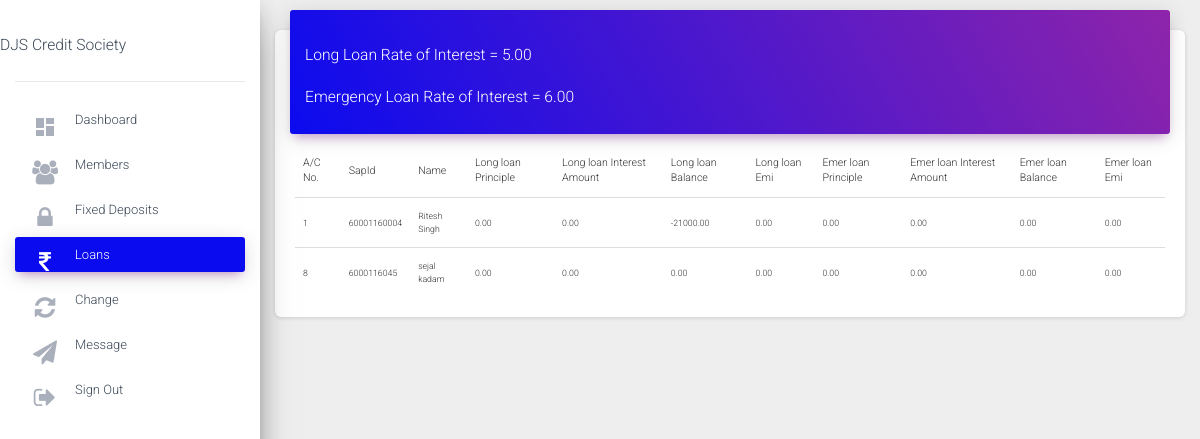
Page /csadmin/loans (signed in) on the earlier database version.
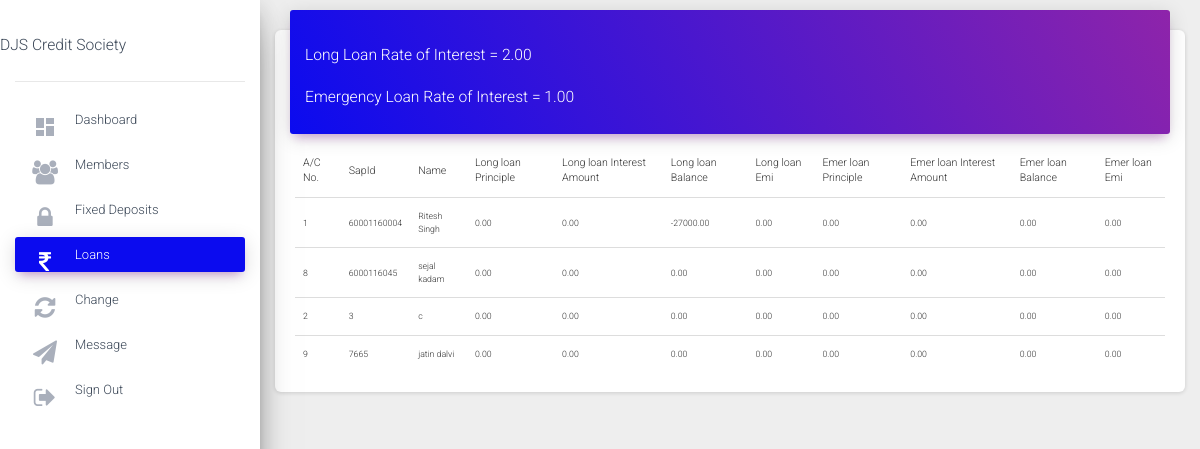
Same page on the later database version.
### status/models.py (models this page shows, shortened)
class interests(models.Model):
    sharedividend=models.DecimalField(blank=True,null=True,default=0,max_digits=10,decimal_places=2)
    cddividend=models.DecimalField(blank=True,null=True,default=0,max_digits=10,decimal_places=2)
    fdinterest=models.DecimalField(blank=True,null=True,default=0,max_digits=10,decimal_places=2)
    emerloaninterest=models.DecimalField(blank=True,null=True,default=0,max_digits=10,decimal_places=2)
    longloaninterest=models.DecimalField(blank=True,null=True,default=0,max_digits=10,decimal_places=2)
    year=models.IntegerField(default=0,null=True)

class Account(models.Model):
    accountnumber=models.IntegerField(null=False,unique=True)
    username=models.ForeignKey(User,on_delete=models.CASCADE,null=True,unique=True)
    name=models.CharField(max_length=50,null=False)
    sapid=models.IntegerField(null=False,unique=True)
    dateofjoining=models.DateField(null=False)
    sharevalue=models.IntegerField(default=0,null=False)
    totalinvestment=models.IntegerField(default=0,null=False)
    shareamount=models.IntegerField(default=0,null=False)
    sharebalance=models.IntegerField(default=0)
    cdamount=models.IntegerField(default=0)
    cdbalance=models.IntegerField(default=0)
    totalamount=models.DecimalField(default=0,max_digits=10,decimal_places=2)
    Noofshares=models.IntegerField(default=0,null=True)
    islongloantaken=models.BooleanField(default=False)
    isloanemertaken=models.BooleanField(default=False)
    longloanamount=models.DecimalField(blank=True,null=True,default=0,max_digits=10,decimal_places=2)
    longloanprinciple=models.DecimalField(blank=True,null=True,default=0,max_digits=10,decimal_places=2)
    longloanperiod=models.IntegerField(blank=True,null=True,default=0)
    longloaninterestamount=models.DecimalField(blank=True,null=True,default=0,max_digits=10,decimal_places=2)
    longloanbalance=models.DecimalField(blank=True,null=True,default=0,max_digits=10,decimal_places=2)
    longloanemi=models.DecimalField(blank=True,null=True,default=0,max_digits=10,decimal_places=2)
    emerloanamount=models.DecimalField(blank=True,null=True,default=0,max_digits=10,decimal_places=2)
    emerloanprinciple=models.DecimalField(blank=True,null=True,default=0,max_digits=10,decimal_places=2)
    emerloanperiod=models.IntegerField(blank=True,null=True,default=0)
    emerloaninterestamount=models.DecimalField(blank=True,null=True,default=0,max_digits=10,decimal_places=2)
    emerloanbalance=models.DecimalField(blank=True,null=True,default=0,max_digits=10,decimal_places=2)
    emerloanemi=models.DecimalField(blank=True,null=True,default=0,max_digits=10,decimal_places=2)
    downpayment=models.DecimalField(blank=True,null=True,default=0,max_digits=10,decimal_places=2)
    fdcapital=models.IntegerField(default=0,null=True)
    fdmaturitydate=models.DateField(null=True)
    teachingstaff=models.BooleanField(default=False)
    nonteachingstaff=models.BooleanField(default=False)

### csadmin/views.py (the view)
# urls.py: path('loans', views.loansadmin,name="loansadmin"),
@login_required
def loansadmin(request):
    Loansadmin=Account.objects.all
    Interests=interests.objects.all().last()
    context={
        'Loansadmin':Loansadmin,
        'Interests':Interests,
        'loan':"active"
    }
    return render (request,'loans_admin.html',context=context)

### csadmin/templates/loans_admin.html (shortened to what this page needs)
{%extends 'base.html'%}
{%block content%}
<main role="main" class="col-md-9 col-lg-12 px-4">
  <div class="content">
    <div class="container-fluid">
      <div class="row">
        <div class="col-md-18">
          <div class="card">
            <div class="card-header card-header-primary">
            <h3>Long Loan Rate of Interest = {{Interests.longloaninterest}}</h3>
            <h3>Emergency Loan Rate of Interest = {{Interests.emerloaninterest}}</h3>
            </div>
            <div class="card-body">
              <div class="table-responsive">
                <table class="table">
                  <thead>
                    <tr>
                      <th>A/C No.</th>
                      <th>SapId</th>
                      <th>Name</th>
                      <th>Long loan Principle</th>
                      <th>Long loan Interest Amount</th>
                      <th>Long loan Balance</th>
                      <th>Long loan Emi</th>
                      <th>Emer loan Principle</th>
                      <th>Emer loan Interest Amount</th>
                      <th>Emer loan Balance</th>
                      <th>Emer loan Emi</th>
                    </tr>
                  </thead>
                  <tbody>
                    {%for i in Loansadmin%}
                    <tr>
                      <td>{{i.accountnumber}}</td>
                      <td>{{i.sapid}}</td>
                      <td>{{i.name}}</td>
                      <td>{{i.longloanprinciple}}</td>
                      <td>{{i.longloaninterestamount}}</td>
                      <td>{{i.longloanbalance}}</td>
                      <td>{{i.longloanemi}}</td>
                      <td>{{i.emerloanprinciple}}</td>
                      <td>{{i.emerloaninterestamount}}</td>
                      <td>{{i.emerloanbalance}}</td>
                      <td>{{i.emerloanemi}}</td>
                    </tr>
                    {%endfor%}
                  </tbody>
                </table>
              </div>
            </div>
          </div>
        </div>
  </div>
</main>
{%endblock%}

### csadmin/templates/base.html (shortened to what this page needs)
{% load static%}
<!doctype html>
<html lang="en">
<head>
  <link rel="stylesheet" href="https://maxcdn.bootstrapcdn.com/font-awesome/latest/css/font-awesome.min.css">
  <link rel="stylesheet" href="https://cdn.jsdelivr.net/npm/bootstrap-select@1.13.10/dist/css/bootstrap-select.min.css">
  <link rel="stylesheet" href="https://stackpath.bootstrapcdn.com/bootstrap/4.1.3/css/bootstrap.min.css">
  <link href="netdna.bootstrapcdn.com/bootstrap/3.2.0/css/bootstrap.min.css" rel="stylesheet">
  <link rel="stylesheet" href="//cdnjs.cloudflare.com/ajax/libs/bootstrap-select/1.6.3/css/bootstrap-select.min.css" />
  <link href="{% static 'status/css/dashboard.css'%}" rel="stylesheet">
  <link href="{% static 'status/css/pop.css'%}" rel="stylesheet">
</head>
<body class="">
    <div class="wrapper ">
      <div class="sidebar" data-color="purple" data-background-color="white" data-image="">
        <div class="logo">
          <h3>DJS Credit Society</h3>
        </div>
        <div class="sidebar-wrapper">
          <ul class="nav">
            <li class="nav-item  {{dashb}}">
              <a class="nav-link" href="{%url 'csadmin:index'%}">
                <i class="material-icons">dashboard</i>
                Dashboard
              </a>
            </li>
            <li class="nav-item  {{member}} ">
              <a class="nav-link" href="{%url 'csadmin:members' %}">
                <i class="fa fa-group"></i>
                 Members
              </a>
            </li>
            <li class="nav-item  {{Bank}}">
              <a class="nav-link " href="{%url 'csadmin:fixeddeposits' %}">
                <i class="fa fa-lock"></i>
                Fixed Deposits
              </a>
            </li>
            <li class="nav-item {{loan}}">
              <a class="nav-link" href="{%url 'csadmin:loansadmin' %}">
                <i class="fa fa-rupee"></i>
                Loans
              </a>
            </li>
            <li class="nav-item {{money}} ">
              <a class="nav-link" href="{%url 'csadmin:change'%}">
                <i class="fa fa-refresh"></i>
                Change
              </a>
            </li>
            <li class="nav-item {{message}} ">
              <a class="nav-link" href="{%url 'csadmin:message'%}">
                <i class="fa fa-paper-plane"></i>
                Message
              </a>
            </li>
            <li class="nav-item ">
              <a class="nav-link" href="{%url 'logout' %}">
                <i class="fa fa-sign-out" aria-hidden="true"></i>
                Sign Out
              </a>
            </li>
          </ul>
        </div>
      </div>
      <div class="main-panel">
        <nav class="navbar navbar-expand-lg navbar-transparent navbar-absolute fixed-top ">
          <div class="container-fluid">
          </div>
        </nav>
        {%block content%}{%endblock%}
      </div>
    </div>
  </body>
  </html>

Differences in the rows shown:
removed interests: longloaninterest "5.00", emerloaninterest "6.00"
added interests: longloaninterest "2.00", emerloaninterest "1.00"
changed Account "Ritesh Singh": longloanbalance "-21000.00" → "-27000.00"
added Account: accountnumber "2", sapid "3", name "c", longloanprinciple "0.00", longloaninterestamount "0.00", longloanbalance "0.00", longloanemi "0.00", emerloanprinciple "0.00", emerloaninterestamount "0.00", emerloanbalance "0.00", emerloanemi "0.00"
added Account: accountnumber "9", sapid "7665", name "jatin dalvi", longloanprinciple "0.00", longloaninterestamount "0.00", longloanbalance "0.00", longloanemi "0.00", emerloanprinciple "0.00", emerloaninterestamount "0.00", emerloanbalance "0.00", emerloanemi "0.00"
